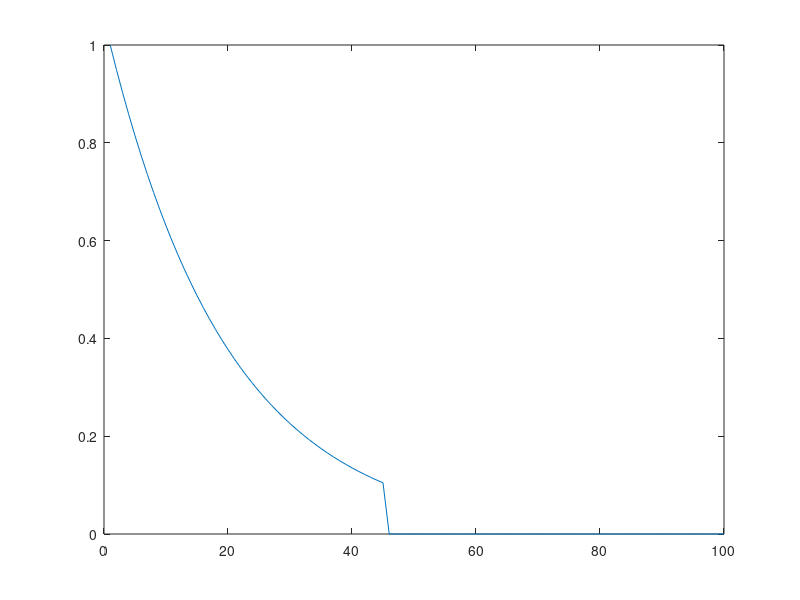

This chart was generated by the following MATLAB code:
N = 100;

x = zeros(N, 1);
x(1) = 1.0;
for n = 2:N
  if x(n - 1) > 0.1
    x(n) = 0.95 * x(n - 1);
  endif
  if x(n) < 0.1
    x(n) = 0.0;
  endif
endfor

plot(x);
